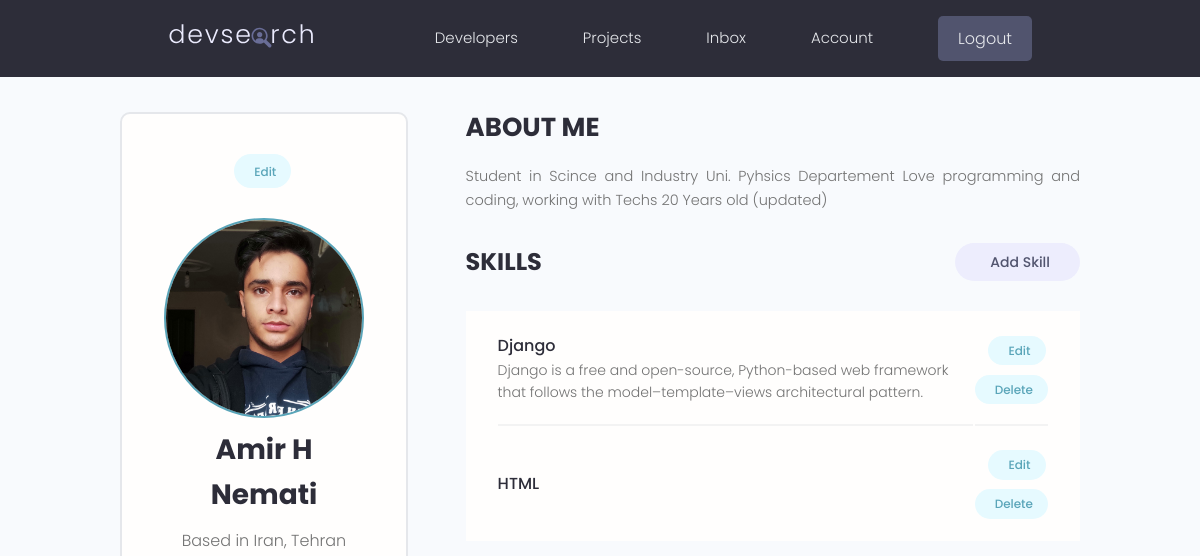
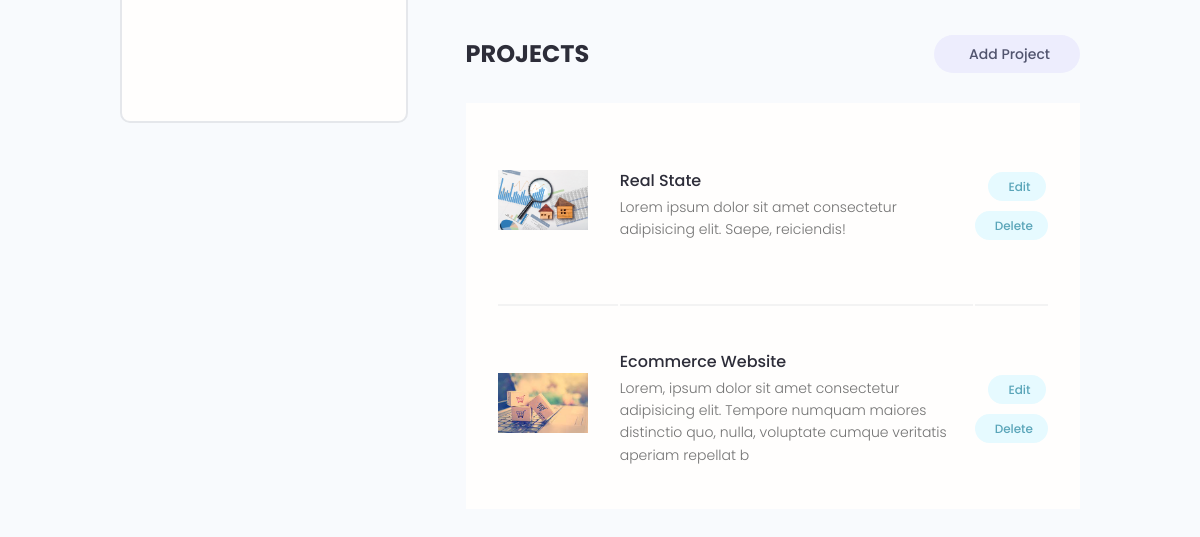
Page /account/ (signed in) on the earlier database version (2 pictures, top to bottom).
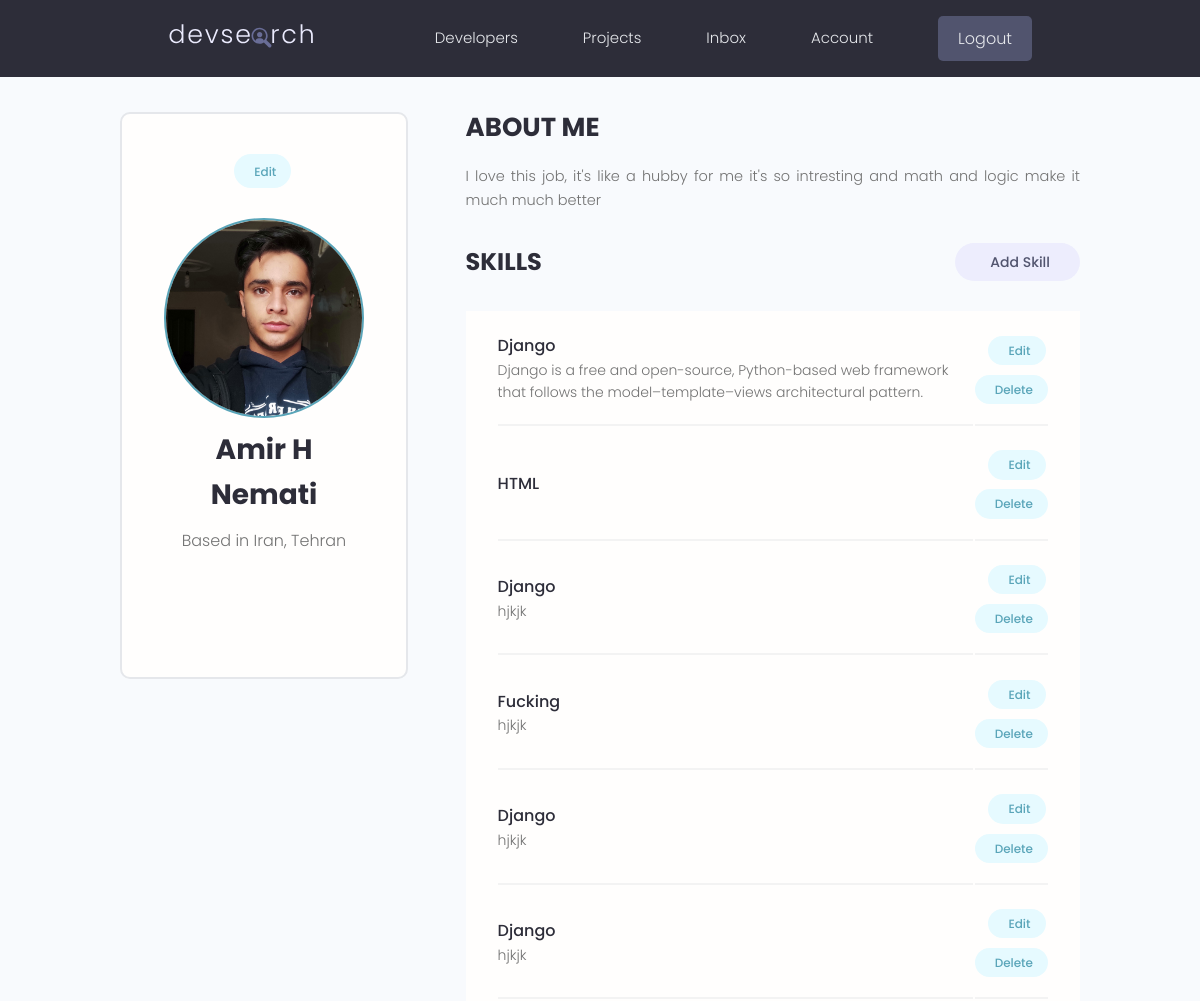
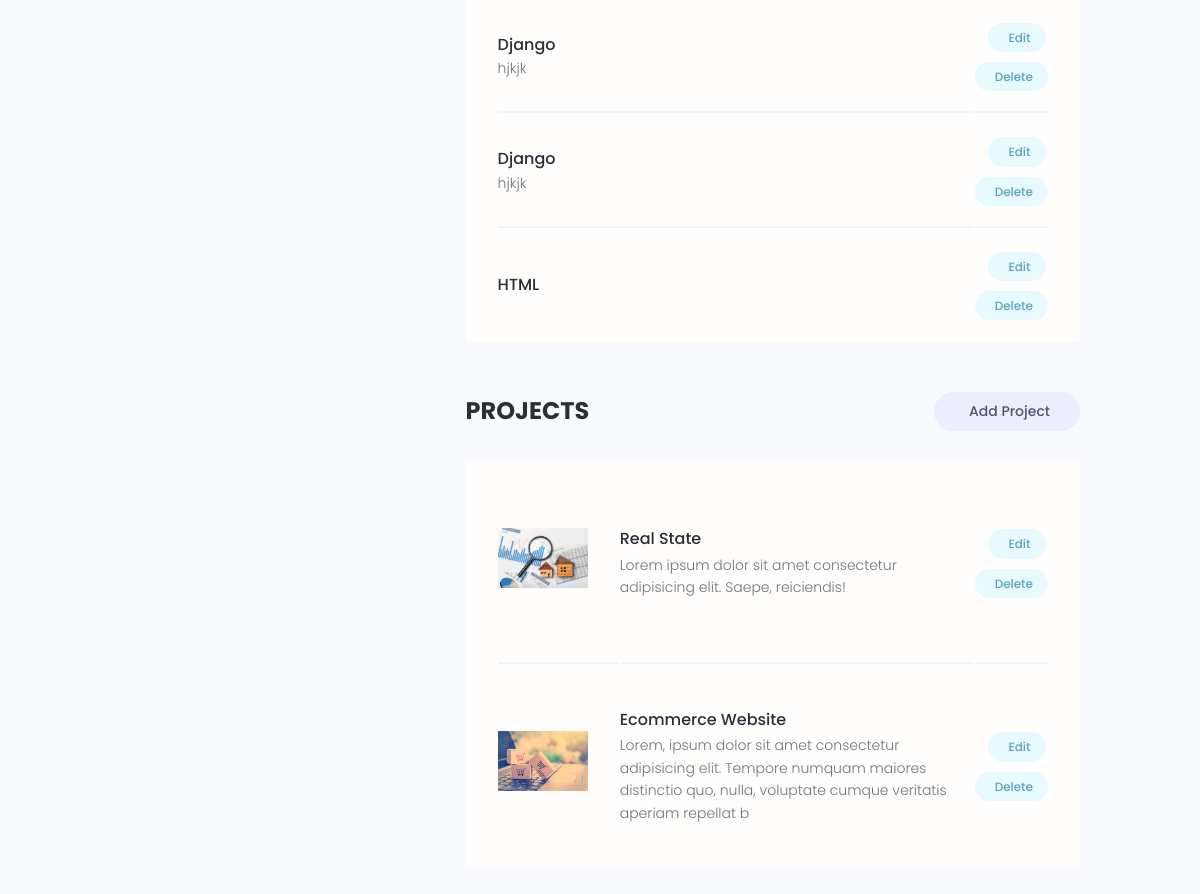
Same page on the later database version (2 pictures, top to bottom).
### users/models.py (models this page shows, shortened)
class Profile(models.Model):
    user = models.OneToOneField(User, on_delete=models.CASCADE, null=True, blank=True)
    name = models.CharField(max_length=200, null=True, blank=True)
    email = models.EmailField(max_length=200, blank=True, null=True)
    username = models.CharField(max_length=200, null=True, blank=True)
    location = models.CharField(max_length=200, null=True, blank=True)
    short_intro = models.CharField(max_length=200, blank=True, null=True)
    bio = models.TextField(blank=True, null=True)
    profile_image = models.ImageField(null=True, blank=True,
                                      upload_to='profiles/', default='profiles/user-default.png')
    social_github = models.CharField(max_length=200, blank=True, null=True)
    social_twitter = models.CharField(max_length=200, blank=True, null=True)
    social_linkedin = models.CharField(max_length=200, blank=True, null=True)
    social_website = models.CharField(max_length=200, blank=True, null=True)
    created = models.DateTimeField(auto_now_add=True)
    id = models.UUIDField(default=uuid.uuid4, unique=True,
                          primary_key=True, editable=False)
    class Meta:
        ordering = ['profile_image']

class Skill(models.Model):
    owner = models.ForeignKey(Profile, null=True, blank=True,
                              on_delete=models.CASCADE)
    name = models.CharField(max_length=200, null=True, blank=True)
    description = models.TextField(null=True, blank=True)
    created = models.DateTimeField(auto_now_add=True)
    id = models.UUIDField(default=uuid.uuid4, unique=True,
                          primary_key=True, editable=False)

### projects/models.py (models this page shows, shortened)
class Project(models.Model):
    owner = models.ForeignKey(Profile, blank=True, null=True, on_delete=models.SET_NULL)
    title = models.CharField(max_length=200)
    description = models.TextField(null=True, blank=True)
    featured_image = models.ImageField(null=True, blank=True, default='default.jpg')
    demo_link = models.CharField(max_length=2000, null=True, blank=True)
    source_link = models.CharField(max_length=2000, null=True, blank=True)
    created = models.DateTimeField(auto_now_add=True)
    tags = models.ManyToManyField('Tag', blank=True)
    vote_total = models.IntegerField(default=0, null=True, blank=True)
    vote_ratio = models.IntegerField(default=0, null=True, blank=True)
    id = models.UUIDField(default=uuid.uuid4, unique=True,
                          primary_key=True, editable=False)
    class Meta:
        ordering = ['-vote_ratio', '-vote_total']

### users/views.py (the view)
# urls.py: path('account/', views.userAccount, name='account'),
@login_required(login_url='login')
def userAccount(request):
    profile = request.user.profile
    skills = profile.skill_set.all()
    projects = profile.project_set.all()
    context = {
        'profile': profile,
        'skills': skills,
        'projects': projects
    }
    return render(request, 'users/account.html', context)

### users/templates/users/account.html (shortened to what this page needs)
{% extends 'main.html'%}
{% load static %}
{% block content %}
  <main class="settingsPage profile my-md">
    <div class="container">
      <div class="layout">
        <div class="column column--1of3">
          <div class="card text-center">
            <div class="card__body dev">
              <a class="tag tag--pill tag--main settings__btn" href="{% url 'edit-account' %}"> Edit</a>
              <img class="avatar avatar--xl dev__avatar" src="{{profile.profile_image.url}}" />
              <h2 class="dev__name">{{profile.name}}</h2>
              <p class="dev__location">Based in {{profile.location}}</p>
              <ul class="dev__social">
            </ul>
            </div>
          </div>
        </div>
        <div class="column column--2of3">
          <div class="devInfo">
            <h3 class="devInfo__title">About Me</h3>
            <p class="devInfo__about">
            {{profile.bio}}
            </p>
          </div>
          <div class="settings">
            <h3 class="settings__title">Skills</h3>
            <a class="tag tag--pill tag--sub settings__btn tag--lg" href="{% url 'create-skill' %}"> Add Skill</a>
          </div>
          <table class="settings__table">
            {% for skill in skills %}
            <tr>
              <td class="settings__tableInfo">
                <h4>{{skill.name}}</h4>
                <p>
                {{skill.description}}
                </p>
              </td>
              <td class="settings__tableActions">
                <a class="tag tag--pill tag--main settings__btn" href="{% url 'update-skill' skill.id %}"> Edit</a>
                <a class="tag tag--pill tag--main settings__btn" href="{% url 'delete-skill' skill.id %}?next=/account">
                  Delete</a>
              </td>
            </tr>
            {% endfor %}
          </table>
          <div class="settings">
            <h3 class="settings__title">Projects</h3>
            <a class="tag tag--pill tag--sub settings__btn tag--lg" href="{% url 'create-project' %}"> Add Project</a>
          </div>
          <table class="settings__table">
            {% for project in projects %}
            <tr>
              <td class="settings__thumbnail">
                <a href="{% url 'project' project.id %}"><img src="{{project.featured_image.url}}" alt="Project Thumbnail" /></a>
              </td>
              <td class="settings__tableInfo">
                <a href="{% url 'project' project.id %}">{{project.title}}</a>
                <p>
                {{project.description|slice:"150"}}
                </p>
              </td>
              <td class="settings__tableActions">
                <a class="tag tag--pill tag--main settings__btn" href="{% url 'update-project' project.id %}"> Edit</a>
                <a class="tag tag--pill tag--main settings__btn" href="{% url 'delete-project' project.id %}?next=/account">
                  Delete</a>
              </td>
            </tr>
            {% endfor %}
          </table>
        </div>
      </div>
    </div>
  </main>
  {% endblock content %}

Differences in the rows shown:
changed Profile "Amir H Nemati": bio "Student in Scince and Industry Uni. Pyhsics Departement Love programming and coding, working with Techs 20 Years old (updated)" → "I love this job, it's like a hubby for me it's so intresting and math and logic make it much much better"
added Skill: name "Django", description "hjkjk"
added Skill: name "Fucking", description "hjkjk"
added Skill: name "Django", description "hjkjk"
added Skill: name "Django", description "hjkjk"
added Skill: name "Django", description "hjkjk"
added Skill: name "Django", description "hjkjk"
added Skill: name "HTML"
